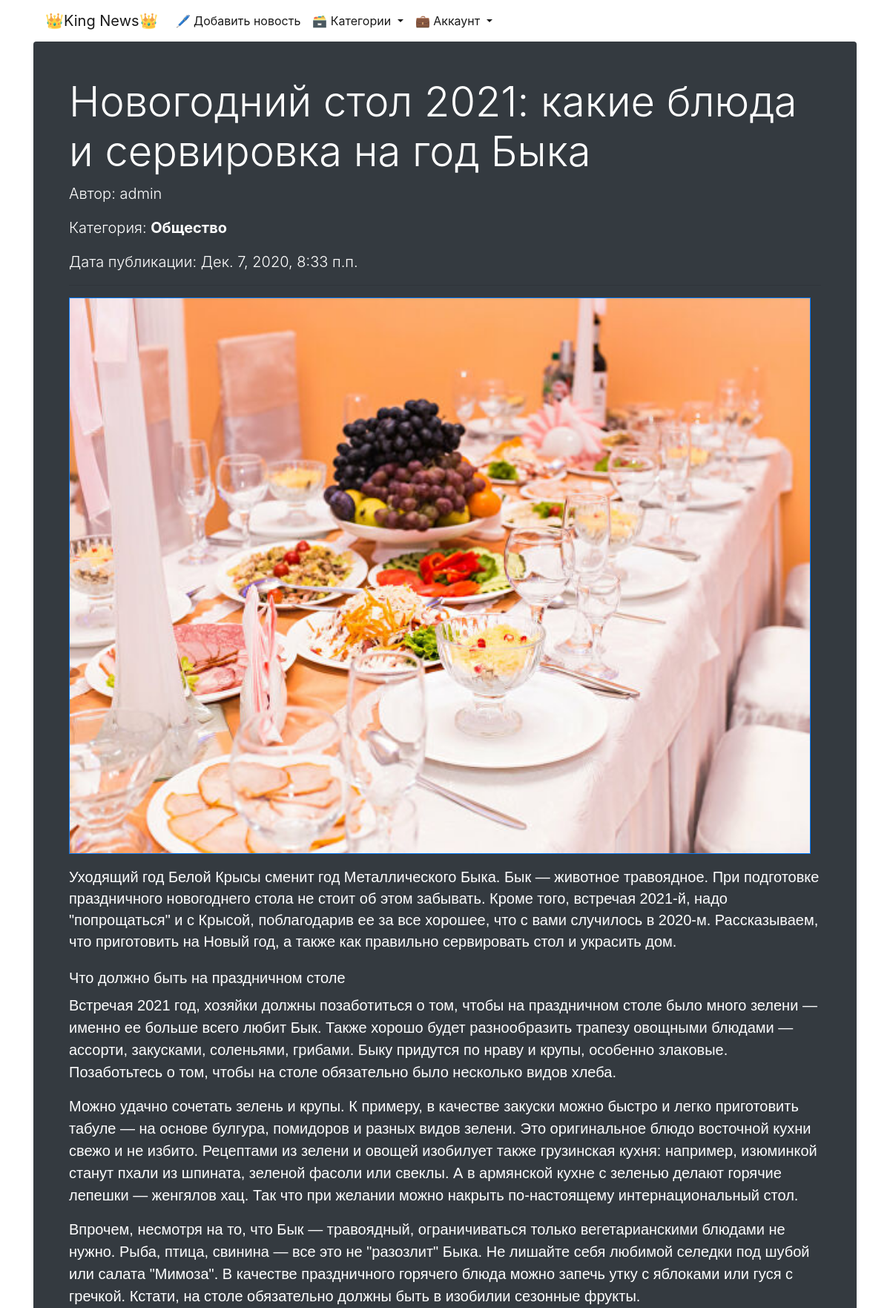
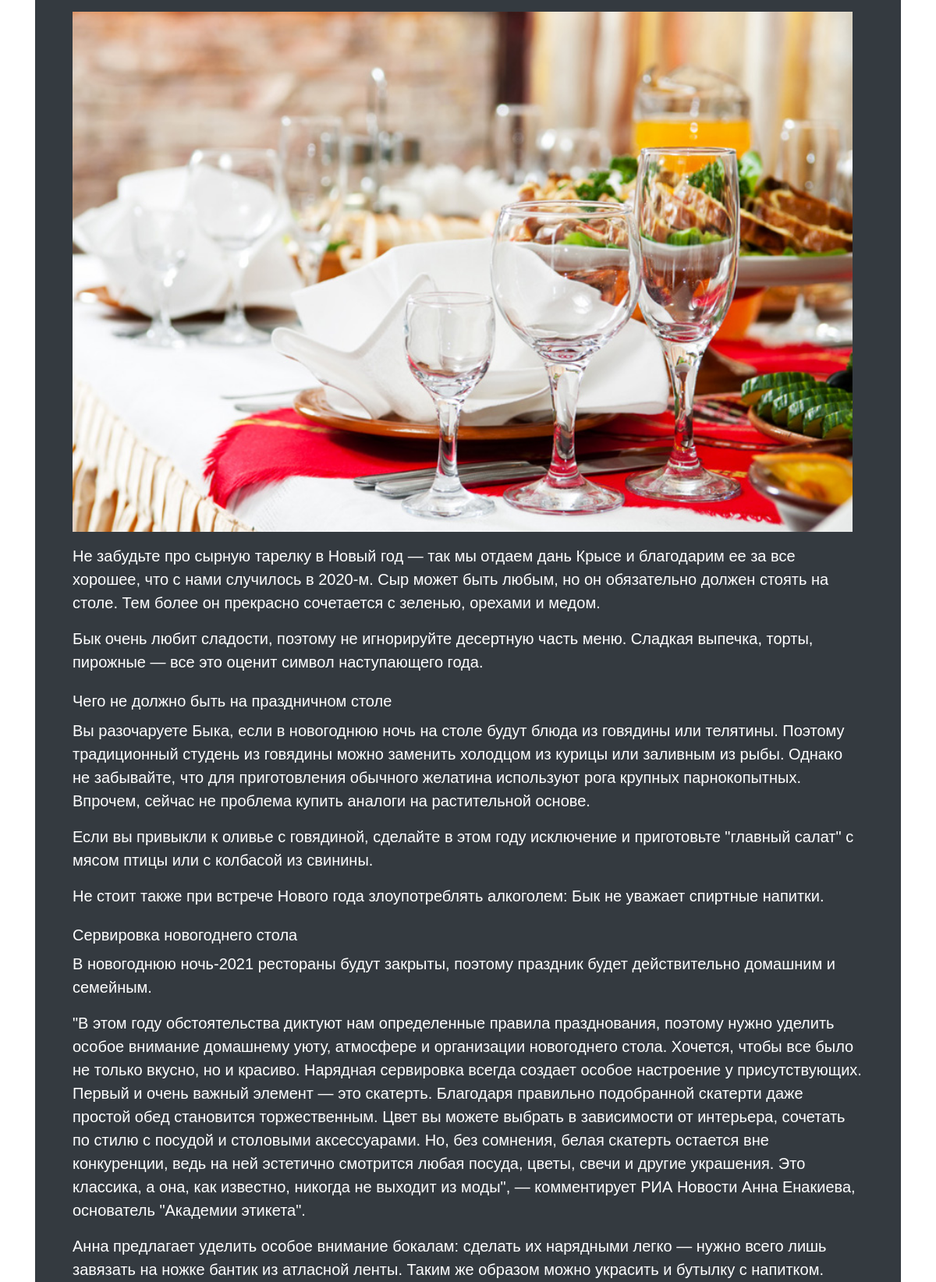
Screenshot of /news/18/ (upper part) with the database file from the repository (2 pictures, top to bottom).
### news/models.py (models this page shows, shortened)
class News(models.Model):
    author = models.ForeignKey(User, on_delete=models.PROTECT, verbose_name='автор', default=None)
    title = models.CharField(max_length=150, verbose_name='заголовок')
    content = models.TextField(verbose_name='текст')
    created_at = models.DateTimeField(auto_now_add=True, verbose_name='дата создания')
    updated_at = models.DateTimeField(auto_now=True, verbose_name='дата обновления')
    photo = models.ImageField(upload_to='photos/%Y/%m/%d/', verbose_name='постер', default='photos/default.svg')
    is_published = models.BooleanField(default=True, verbose_name='статус публикации')
    category = models.ForeignKey('Category', on_delete=models.PROTECT, verbose_name='категория', db_index=True, default=None)
    audio = models.FileField(upload_to='audio/%Y/%m/%d/', verbose_name='аудио', blank=True)
    class Meta:
        verbose_name = 'новость'
        verbose_name_plural = 'новости'
        ordering = ['created_at', 'title']

class Category(models.Model):
    title = models.CharField(max_length=150, verbose_name='заголовок', unique=True)
    class Meta:
        verbose_name = 'категория'
        verbose_name_plural = 'категории'
        ordering = ['title']
    def get_absolute_url(self):
        return reverse('news:detail_category', kwargs={'category_id': self.pk})

### news/views.py (the view)
# urls.py: path('<int:pk>/', DetailNews.as_view(), name='detail_news'),
class DetailNews(DetailView):
    model = News
    template_name = 'news/detail_news.html'
    context_object_name = 'detail_news'
    def get_queryset(self):
        model = News.objects.select_related('category', 'author').get(pk=self.kwargs['pk'])
        if self.request.user.id == model.author.id:
            return News.objects.filter(pk=self.kwargs['pk']).select_related('category', 'author')
        else:
            return News.objects.filter(pk=self.kwargs['pk'], is_published=True).select_related('category', 'author')

### news/templatetags/news_tags.py (called while the page is built)
@register.simple_tag(name='get_list_category')
def get_categories():
    categories = Category.objects.annotate(cnt=Count('news', filter=F('news__is_published')))
    return categories

### news/templates/news/detail_news.html (shortened to what this page needs)
{% extends 'base.html' %}
{% block content %}
    <div class="jumbotron p-4 p-md-5 text-white rounded bg-dark">
        <h1 class="display-4">{{ detail_news.title }}</h1>
        <p class="lead mb-">Автор: {{ detail_news.author }}</p>
        <p class="lead mb-">Категория: <a style="text-decoration: none;" href="{{ detail_news.category.get_absolute_url }}"
                                          class="text-white font-weight-bold">{{ detail_news.category.title }}</a></p>
        <p class="lead mb-">Дата публикации: {{ detail_news.created_at }}</p>
        <hr style="color: #ffffff;">
        <h4 class="display-5">{{ detail_news.content|safe }}</h4>
    </div>
{% endblock %}

### rows the page displays
News: title "Новогодний стол 2021: какие блюда и сервировка на год Быка", author "admin", category "Общество", created_at "Дек. 7, 2020, 8:33 п.п.", content (picture), content "Уходящий год Белой Крысы сменит год Металлического Быка. Бык — животное травоядное. При подготовке праздничного новогоднего стола не стоит об этом забывать. Кроме того, встречая 2021-й, надо \"попрощаться\" и с Крысой, поблагодарив ее за все хорошее, что с вами случилось в 2020-м. Рассказываем, что приготовить на Новый год, а также как правильно сервировать стол и украсить дом. Что должно быть на праздничном столе Встречая 2021 год, хозяйки должны позаботиться о том, чтобы на праздничном столе было много зелени — именно ее больше всего любит Бык. Также хорошо будет разнообразить трапезу овощными блюдами — ассорти, закусками, соленьями, грибами. Быку придутся по нраву и крупы, особенно…"
